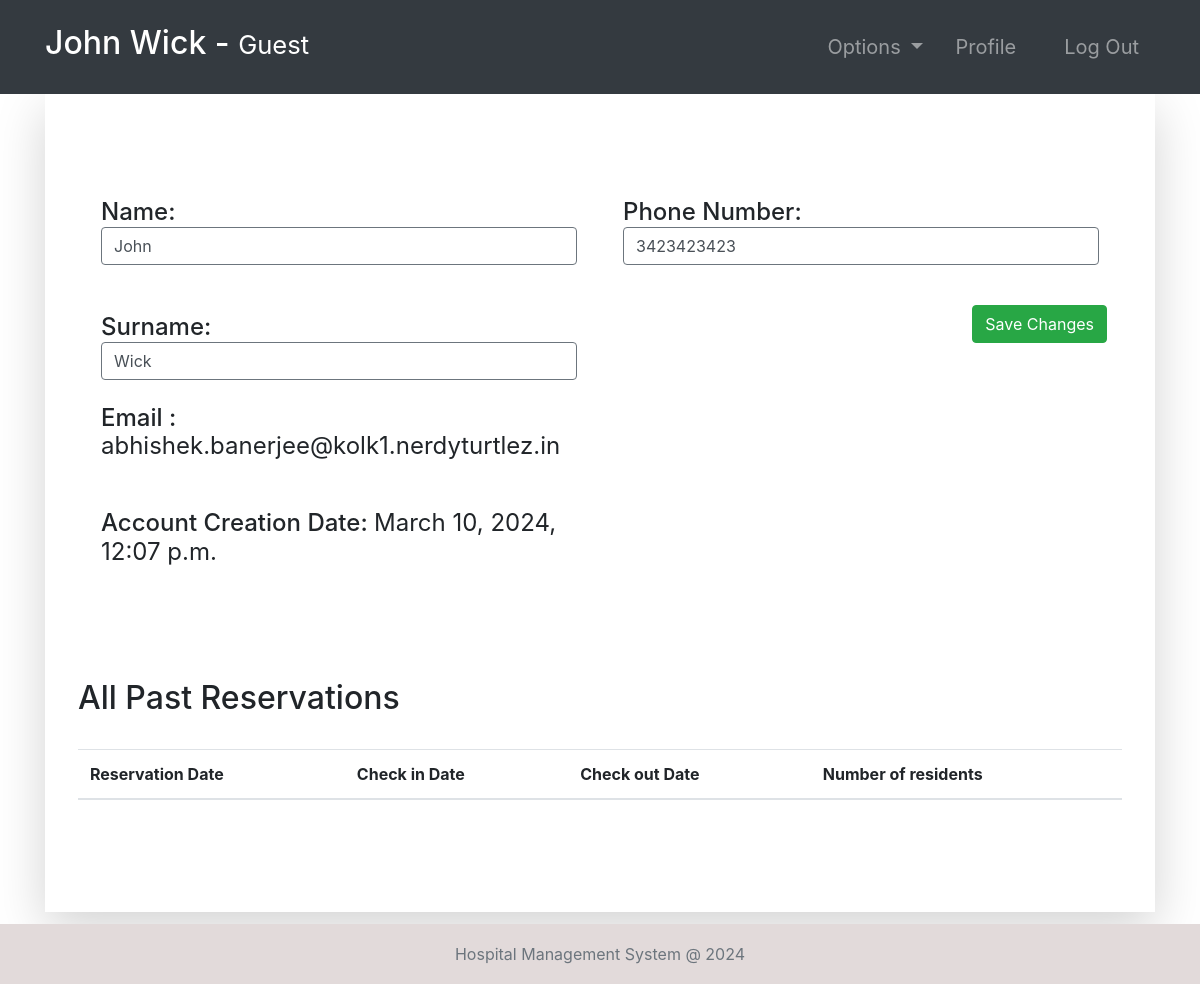
Page /guest-profile/2 (signed in) on the committed database.
### accounts/models.py (models this page shows, shortened)
class Guest(models.Model):
    user = models.OneToOneField(User, null=True, on_delete=models.CASCADE)
    phoneNumber = PhoneNumberField(unique=True)
    def currentRoom(self):
        booking = Booking.objects.filter(guest=self).last()
        return booking.roomNumber

### accounts/views.py (the view, shortened to what this page needs)
# urls.py: path('guest-profile/<str:pk>', guest_profile, name="guest-profile"),
@login_required(login_url='login')
def guest_profile(request, pk):
    tempUser = User.objects.get(id=pk)
    guest = Guest.objects.get(user=tempUser)
    role = str(request.user.groups.all()[0])
    path = role + "/"
    eventAttendees = EventAttendees.objects.filter(guest=guest)
    bookings = Booking.objects.filter(guest=guest)
    context = {
        "role": role,
        "guest": guest,
        "eventAttendees": eventAttendees,
        "bookings": bookings
    }
    return render(request, path + "guest-profile.html", context)

### Templates/guest/guest-profile.html
{% extends '../index.html' %}
{% block context %}
{% include '../common_pages/guest-profile.html' %}
{% endblock %}

### Templates/incs/nav.html (shortened to what this page needs)
<nav class="navbar navbar-dark bg-dark navbar-expand-lg py-3 " role="navigation">
    <div class="container">
        <a href="" class="navbar-brand">
            <h2 class="text-capitalize">
                {{ request.user.first_name }} {{ request.user.last_name }} -
                <small>
                    {{ role }}
                </small>
            </h2>
        </a>
        <div class="collapse navbar-collapse" id="navbarTags">
            <ul class="navbar-nav ml-auto">
                <li class="nav-item dropdown p-2">
                    <a class="nav-link dropdown-toggle" href="#" id="navbarDropdown" role="button"
                        data-toggle="dropdown" aria-haspopup="true" aria-expanded="false">
                        Options
                    </a>
                </li>
                <li class="nav-item mr-3 p-2">
                    {% if role == 'guest' %}
                    <a href="{% url 'guest-profile' user.id %}" class="nav-link">Profile</a>
                    {% endif %}
                </li>
                <li class="nav-item p-2 ">
                    <a href="{% url 'logout' %}" class="nav-link">Log Out</a>
                </li>
            </ul>
        </div>
    </div>
</nav>

### Templates/common_pages/guest-profile.html (shortened to what this page needs)
<div class="container">
    <div class="shadow-lg p-5">
        <div class="row mt-5">
            <div class="col-6">
                <form action="" method="POST">
                    <div class="p-2 h4">
                        <span>Name:</span>
                        {% if guest.user.id != request.user.id %}
                        <span class="font-weight-normal">{{guest.user.first_name}} </span>
                        {% else %}
                        <input type="text" class="form-control border border-secondary" id="id_first_name"
                            value="{{guest.user.first_name}}" name="first_name">
                        {% endif %}
                    </div>
                    <br>
                    <div class="p-2 h4">
                        <span>Surname:</span>
                        {% if guest.user.id != request.user.id %}
                        <span class="font-weight-normal"> {{guest.user.last_name}}</span>
                        {% else %}
                        <input type="text" class="form-control border border-secondary" id="id_last_name"
                            value="{{guest.user.last_name}}" name="last_name">
                        {% endif %}
                    </div>
                    <div class="p-2 h4">
                        <span>Email :</span>
                        <span class="font-weight-normal">{{guest.user.email}}</span>
                    </div>
                    <br>
                    <div class="p-2 h4">
                        <span>Account Creation Date:</span>
                        <span class="font-weight-normal">{{guest.user.date_joined}}</span>
                    </div>
            </div>
            <div class="col-6">
                <div class="p-2 h4">
                    <span>Phone Number: </span>
                    {% if guest.user.id != request.user.id %}
                    <span class="font-weight-normal">{{guest.phoneNumber}}</span>
                    {% else %}
                    <input type="text" class="form-control border border-secondary" id="id_phoneNumber"
                        value="{{guest.phoneNumber}}" name="phoneNumber">
                    {% endif %}
                </div>
                <br>
                {% if guest.user.id == request.user.id %}
                <button type="submit" name="submit" class="btn btn-success float-right">Save Changes</button>
                {% endif %}
            </div>
        </div>
        <br>
        <br>
        <div class="row">
            <div class="table-responsive table-striped my-5">
                <div class="table-header row">
                    <div class="col-sm-12 col-md-12 col-lg-4 mb-4">
                        <h2>All Past Reservations</h2>
                    </div>
                </div>
                <table class="table table-hover">
                    <thead>
                        <tr>
                            <th>Reservation Date</th>
                            <th>Check in Date</th>
                            <th>Check out Date</th>
                            <th>Number of residents</th>
                        </tr>
                    </thead>
                </table>
            </div>
        </div>
    </div>
</div>

### static/css/main.css (style rules this page uses)
* { margin: 0; padding: 0; -webkit-font-smoothing: antialiased; }
body { position: relative; }
nav .nav-item { font-size: 20px; }

### rows in the picture
Guest: first_name "John", last_name "Wick", user.email "abhishek.banerjee@kolk1.nerdyturtlez.in", user.date_joined "March 10, 2024, 12:07 p.m.", phoneNumber "3423423423"

### other values in the picture
{{ request.user.first_name }} "John"
{{ request.user.last_name }} "Wick"
{{ role }} "Guest"
